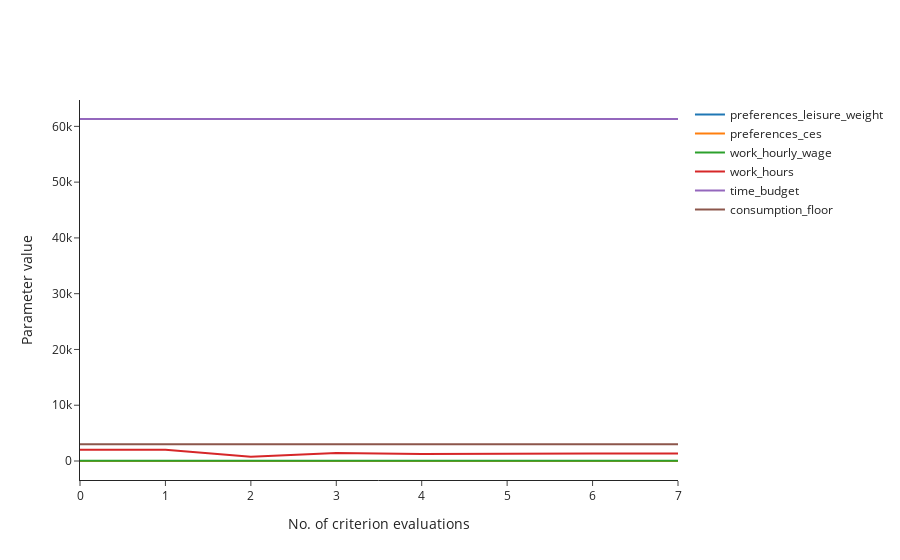

The code cell stored with this chart in its notebook:
### Code cell
params_plot(result)

### Figure 1 — Plotly figure (JSON) as saved in the notebook; plotly's stock layout.template omitted (floating-point values rounded to 4 significant figures)
{"data": [{"mode": "lines", "name": "preferences_leisure_weight", "type": "scatter", "x": [0, 1, 2, 3, 4, 5, 6, 7], "y": [0.9, 0.9, 0.9, 0.9, 0.9, 0.9, 0.9, 0.9]}, {"mode": "lines", "name": "preferences_ces", "type": "scatter", "x": [0, 1, 2, 3, 4, 5, 6, 7], "y": [0.5, 0.5, 0.5, 0.5, 0.5, 0.5, 0.5, 0.5]}, {"mode": "lines", "name": "work_hourly_wage", "type": "scatter", "x": [0, 1, 2, 3, 4, 5, 6, 7], "y": [25, 25, 25, 25, 25, 25, 25, 25]}, {"mode": "lines", "name": "work_hours", "type": "scatter", "x": [0, 1, 2, 3, 4, 5, 6, 7], "y": [2000, 1999.0, 764.1, 1421.0, 1263.0, 1340.0, 1332.0, 1333.0]}, {"mode": "lines", "name": "time_budget", "type": "scatter", "x": [0, 1, 2, 3, 4, 5, 6, 7], "y": [61320, 61320, 61320, 61320, 61320, 61320, 61320, 61320]}, {"mode": "lines", "name": "consumption_floor", "type": "scatter", "x": [0, 1, 2, 3, 4, 5, 6, 7], "y": [3000, 3000, 3000, 3000, 3000, 3000, 3000, 3000]}], "layout": {"xaxis": {"title": {"text": "No. of criterion evaluations"}}, "yaxis": {"title": {"text": "Parameter value"}}}}
